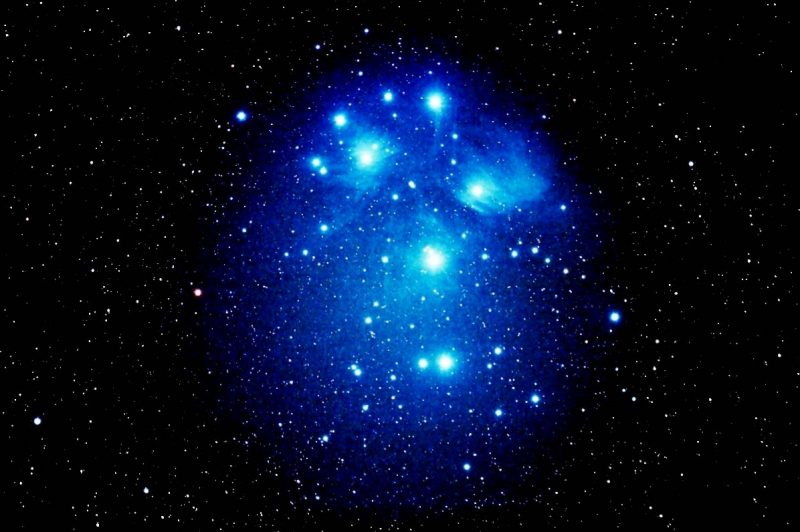
#> input picture Data_Preprocessing/Image_Processing/Pleiades_Star_Cluster.jpg, 800 x 532 px
$ jupyter execute 3_Object_Detection_With_Convolution.ipynb   (shell and % lines are left out)
#> lines starting #> are read from the running program, lines starting #| are printed output that depends on the picture; after the words box and inside, x2 and y2 are one past the last pixel; in counts of white or black regions, pixels touching at a corner belong together
[cell 1]
import cv2
import numpy as np
import matplotlib.pyplot as plt

[cell 2]
img = cv2.imread('Pleiades_Star_Cluster.jpg')
#> img is the input picture: shape (532, 800, 3); mean B, G, R 46, 18.4, 5.4

[cell 3]
img.shape
#> Out = (532, 800, 3)

[cell 4]
plt.imshow(img)
plt.show()

[cell 5]
color = ('b','g','r')
list(enumerate(color))

[cell 6]
for i, col in enumerate(color):
    histogram = cv2.calcHist([img], # Image
                            [i], # Index of channel
                            None, # No mask
                            [256], # Histogram size
                            [0,256]) # Range
    plt.plot(histogram,color = col)
plt.xlim([0,256])
plt.show()
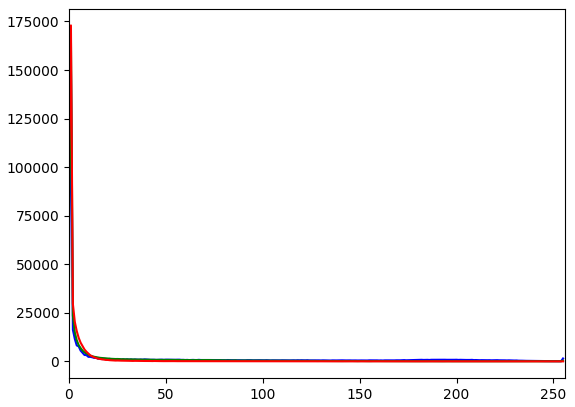
#> figure drawn by matplotlib, 1 panel; curve peaks at x = 1, y = 151649; curve peaks at x = 1, y = 166258; curve peaks at x = 1, y = 172977

[cell 7]
gray_image = cv2.cvtColor(img, cv2.COLOR_BGR2GRAY)
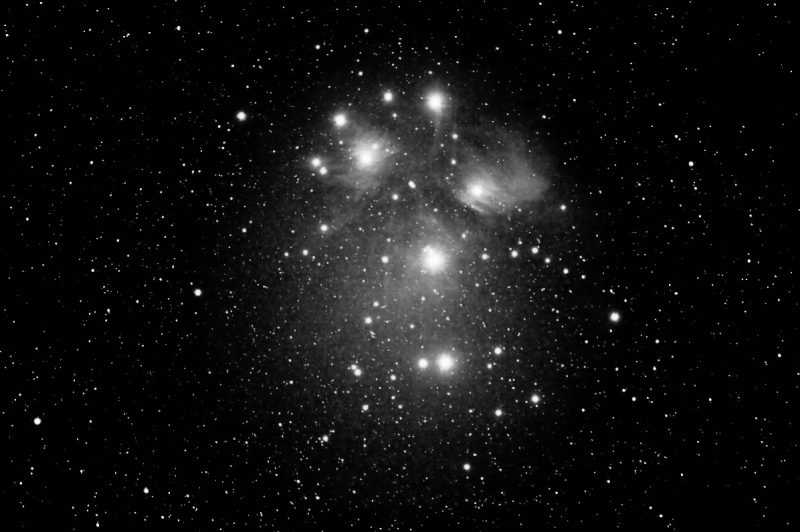
#> gray_image: shape (532, 800); min 0, max 255, mean 17.6

[cell 8]
gray_image.shape
#> Out = (532, 800)

[cell 9]
plt.imshow(gray_image)
plt.show()

Template Matching is a method for searching and finding the location of a template image in a larger image. It simply slides the template image over the input image (as in 2D convolution). It returns a grayscale image, where each pixel denotes how much does the neighbourhood of that pixel match with template.

[cell 10]
template = gray_image[87:117,420:450]
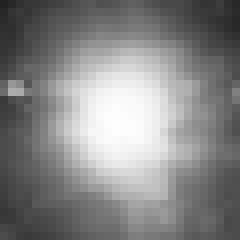
#> template: shape (30, 30) (shown 8 times larger); min 34, max 254, mean 133
plt.imshow(template)
plt.show()

[cell 11]
template.shape
#> Out = (30, 30)

[cell 12]
w,h = template.shape
#> w = 30; h = 30

[cell 13]
result = cv2.matchTemplate(gray_image, template, cv2.TM_CCOEFF_NORMED)
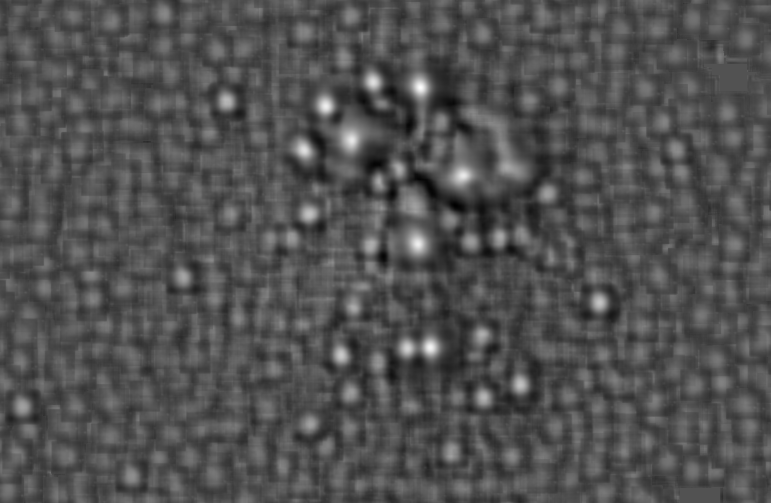
#> result: shape (503, 771) float32; min -0.478, max 1, mean -0.00786; drawn with min black and max white
#cv2.TM_CCOEFF_NORMED: Normalized convolution

[cell 14]
result.shape
#> Out = (503, 771)

[cell 15]
threshold = 0.48

[cell 16]
loc = np.where(result>threshold) #2d list
#> loc = 2058 positions, rows 75 to 400, columns 183 to 603

[cell 17]
conv_val = result[loc] #convolution values larger than threshold
#> conv_val = 2058 values, max 1 at index 227, min 0.48 at index 883, mean 0.627

[cell 18]
boxes = []
for x,y in zip(*loc): #::-1 to swap x and y
    boxes.append([y,x,y+w,x+h])
#> this loop made 2058 passes
#> (x, y) on passes 1 to 3: (75, 371), (75, 372), (75, 373)
#> after the loop, boxes = 2058 items, first 6: [371, 75, 401, 105], [372, 75, 402, 105], [373, 75, 403, 105], [369, 76, 399, 106], [370, 76, 400, 106], [371, 76, 401, 106]

[cell 19]
groupedBoxes = cv2.groupRectangles(boxes,1,0.03)
groupedBoxes[0]
#> Out = 22 rows, first 6: [373, 81, 403, 111], [420, 86, 450, 116], [226, 101, 256, 131], [325, 105, 355, 135], [350, 139, 380, 169], [303, 149, 333, 179]

[cell 20]
for x1,y1,x2,y2 in groupedBoxes[0]:
    cv2.rectangle(img,(x1,y1),(x2,y2),(0,255,0),2)
    text = "%.2f"%result[y1,x1] #convolution values
    cv2.putText(img, text, (x1,y1-10),0,0.70,(255,0,0),2)
#> this loop made 22 passes
#> (x1, y1, x2, y2, text) on passes 1 to 12: (373, 81, 403, 111, '0.81'), (420, 86, 450, 116, '0.98'), (226, 101, 256, 131, '0.57'), (325, 105, 355, 135, '0.90'), (350, 139, 380, 169, '0.84'), (303, 149, 333, 179, '0.81'), (399, 168, 429, 198, '0.53'), (506, 167, 536, 197, '0.49'), (462, 175, 492, 205, '0.87'), (378, 181, 408, 211, '0.49'), (309, 213, 339, 243, '0.64'), (417, 243, 447, 273, '0.90')
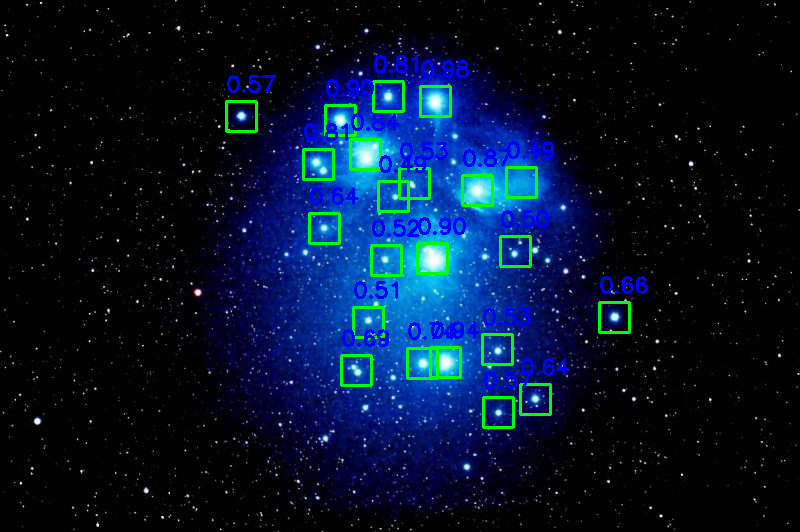
#> img: shape (532, 800, 3); 3.62% of pixels changed, all inside (x1, y1, x2, y2) = (225, 55, 648, 429)

[cell 21]
plt.figure(figsize=(20,10))
plt.imshow(img)
plt.show()

[cell 22]
cv2.imwrite('detected_objects.jpg', img, params=None)
#> Out = True

[cell 23]
i=1
for x1,y1,x2,y2 in groupedBoxes[0]:
    cv2.imwrite('detected_objects/object_%d.jpg'%i, gray_image[y1:y2,x1:x2], params=None)
    i+=1
#> this loop made 22 passes
#> (x1, y1, x2, y2) on passes 1 to 12: (373, 81, 403, 111), (420, 86, 450, 116), (226, 101, 256, 131), (325, 105, 355, 135), (350, 139, 380, 169), (303, 149, 333, 179), (399, 168, 429, 198), (506, 167, 536, 197), (462, 175, 492, 205), (378, 181, 408, 211), (309, 213, 339, 243), (417, 243, 447, 273)
#> pass 1, `cv2.imwrite('detected_objects/object_%d.jpg'%i, gray_image[y1:y2,x1:x2..`:
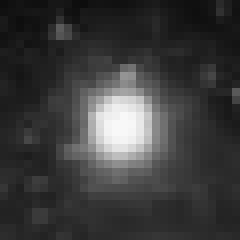
#> saved as object_1.jpg: shape (30, 30) (shown 8 times larger); min 13, max 248, mean 59.6
#> pass 2, `cv2.imwrite('detected_objects/object_%d.jpg'%i, gray_image[y1:y2,x1:x2..`:
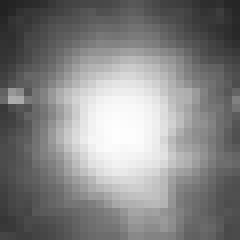
#> saved as object_2.jpg: shape (30, 30) (shown 8 times larger); min 34, max 254, mean 131.9
#> after the loop, i = 23

$ run again, with Data_Preprocessing/Image_Processing/galaxies.jpg copied over Data_Preprocessing/Image_Processing/Pleiades_Star_Cluster.jpg
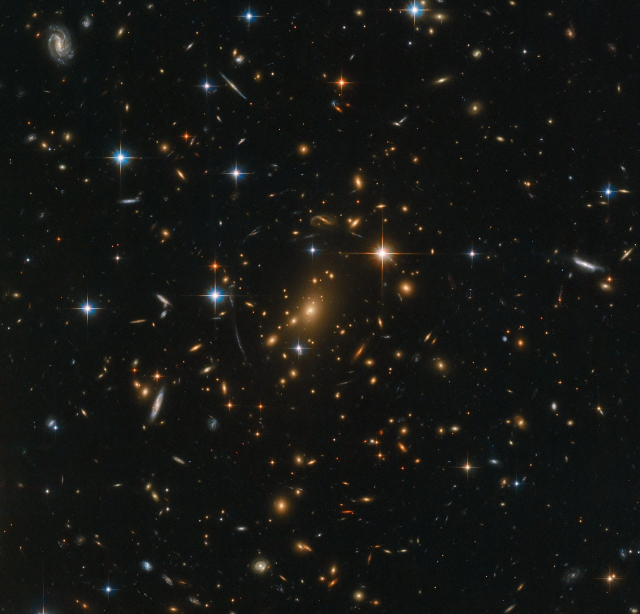
#> input picture Data_Preprocessing/Image_Processing/galaxies.jpg, 1280 x 1228 px (shown at 1/2 size)
#> img is the input picture: shape (1228, 1280, 3); mean B, G, R 19.7, 22.5, 21.9
#> loc = 8125 positions, rows 0 to 1198, columns 0 to 1249
#> conv_val = 8125 values, max 1 at index 530, min 0.48 at index 907, mean 0.603
#> the loop `for x,y in zip(*loc):` made 8125 passes
#> (x, y) on passes 1 to 3: (0, 635), (1, 927), (1, 928)
#> after the loop `for x,y in zip(*loc):`: boxes = 8125 items, first 6: [635, 0, 665, 30], [927, 1, 957, 31], [928, 1, 958, 31], [278, 2, 308, 32], [279, 2, 309, 32], [280, 2, 310, 32]
#> `groupedBoxes[0]`: Out = 616 rows, first 6: [928, 2, 958, 32], [279, 4, 309, 34], [760, 10, 790, 40], [697, 16, 727, 46], [92, 16, 122, 46], [954, 17, 984, 47]
#> the loop `for x1,y1,x2,y2 in groupedBoxes[0]:` made 616 passes
#> (x1, y1, x2, y2, text) on passes 1 to 3: (928, 2, 958, 32, '0.54'), (279, 4, 309, 34, '0.72'), (760, 10, 790, 40, '0.86')
#> after the loop `for x1,y1,x2,y2 in groupedBoxes[0]:`:
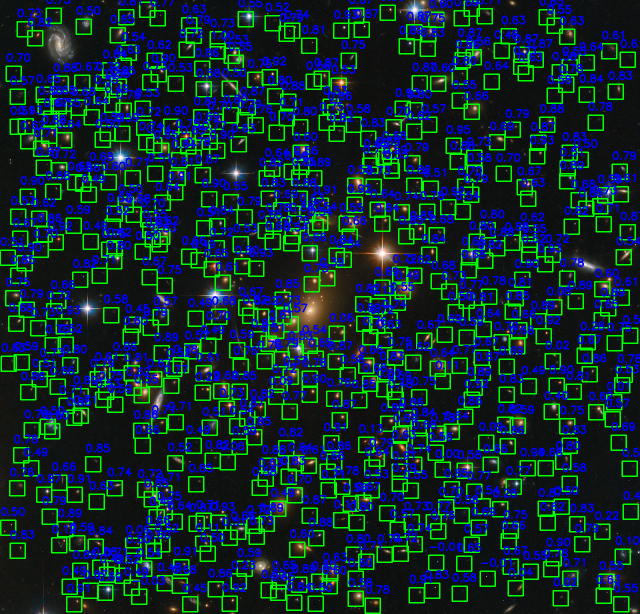
#> img: shape (1228, 1280, 3) (shown at 1/2 size); mean B, G, R 49.8, 46.5, 16.4
#> `cv2.imwrite('detected_objects.jpg', img, params=None)`: Out = True
#> the loop `for x1,y1,x2,y2 in groupedBoxes[0]:` made 616 passes
#> pass 2, `cv2.imwrite('detected_objects/object_%d.jpg'%i, gray_image[y1:y2,x1:x2..`:
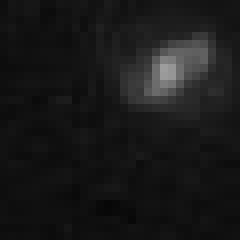
#> saved as object_2.jpg: shape (30, 30) (shown 8 times larger); min 7, max 157, mean 24.8
#> after the loop `for x1,y1,x2,y2 in groupedBoxes[0]:`: i = 617
